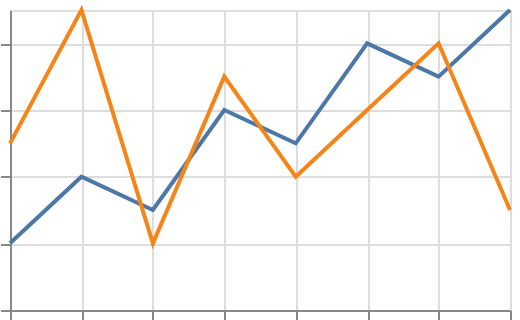

Write a Vega-Lite specification for this figure.
### Vega-Lite specification from a JSON file in a GitHub repository (floating-point values rounded to 4 significant figures)
{"$schema": "https://vega.github.io/schema/vega-lite/v6.json", "padding": 5, "autosize": "none", "data": {"name": "table", "values": [{"c": "A", "g": "p", "x": 1, "y": 2, "v": 5, "t": "2024-01-15", "o": {"v": 3}, "IMDB Rating": 6.1, "d": "x1"}, {"c": "B", "g": "q", "x": 2, "y": 4, "v": 9, "t": "2024-02-20", "o": {"v": 7}, "IMDB Rating": 7.4, "d": "x2"}, {"c": "A", "g": "q", "x": 3, "y": 3, "v": 2, "t": "2024-03-05", "o": {"v": 1}, "IMDB Rating": 5.2, "d": "x1"}, {"c": "C", "g": "p", "x": 4, "y": 6, "v": 7, "t": "2024-05-30", "o": {"v": 4}, "IMDB Rating": 8.8, "d": "x3"}, {"c": "B", "g": "p", "x": 5, "y": 5, "v": 4, "t": "2024-07-11", "o": {"v": 9}, "IMDB Rating": 6.9, "d": "x2"}, {"c": "C", "g": "q", "x": 6, "y": 8, "v": 6, "t": "2024-09-02", "o": {"v": 2}, "IMDB Rating": 7.7, "d": "x3"}, {"c": "A", "g": "p", "x": 7, "y": 7, "v": 8, "t": "2024-11-25", "o": {"v": 5}, "IMDB Rating": 4.4, "d": "x1"}, {"c": "B", "g": "q", "x": 8, "y": 9, "v": 3, "t": "2024-12-31", "o": {"v": 8}, "IMDB Rating": 9.1, "d": "x2"}]}, "repeat": {"layer": ["y", "v"]}, "spec": {"width": 250, "height": 150, "mark": "line", "encoding": {"x": {"field": "x", "type": "quantitative"}, "y": {"field": {"repeat": "layer"}, "type": "quantitative"}, "color": {"datum": {"repeat": "layer"}, "type": "nominal"}}}}
